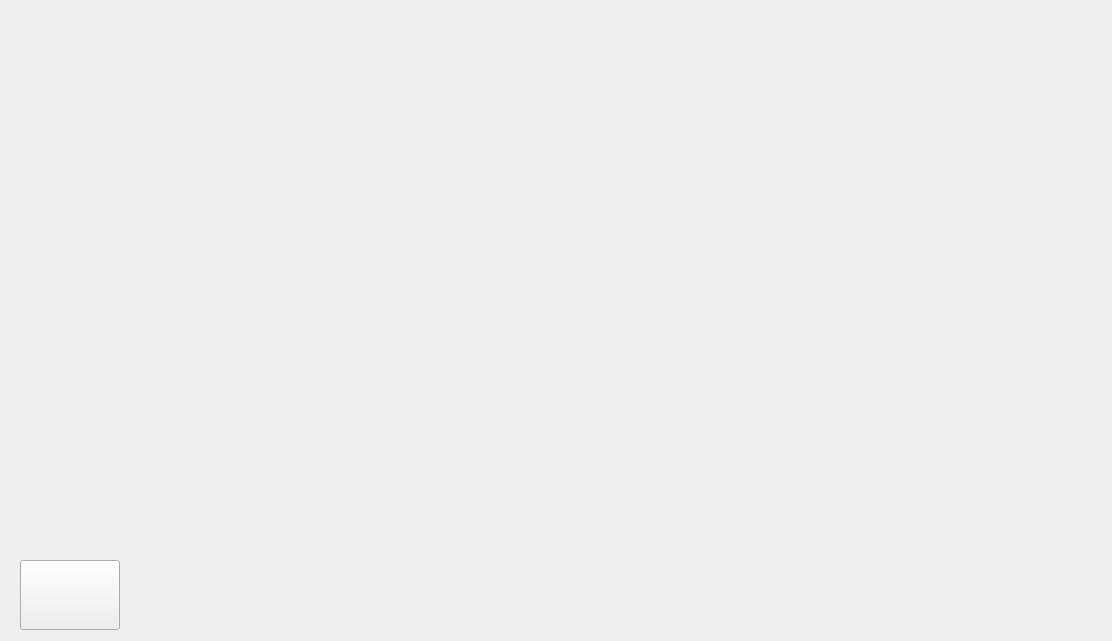
<?xml version="1.0" encoding="UTF-8"?>
<ui version="4.0">
 <class>PVE</class>
 <widget class="QWidget" name="PVE">
  <property name="geometry">
   <rect>
    <x>0</x>
    <y>0</y>
    <width>1112</width>
    <height>641</height>
   </rect>
  </property>
  <property name="windowTitle">
   <string>PVE</string>
  </property>
  <layout class="QGridLayout" name="gridLayout">
   <property name="leftMargin">
    <number>0</number>
   </property>
   <property name="topMargin">
    <number>0</number>
   </property>
   <property name="rightMargin">
    <number>0</number>
   </property>
   <property name="bottomMargin">
    <number>0</number>
   </property>
   <property name="spacing">
    <number>0</number>
   </property>
   <item row="0" column="0">
    <widget class="QStackedWidget" name="stackedWidget">
     <widget class="QWidget" name="playing">
      <widget class="GameBoard" name="gameBoard" native="true">
       <property name="geometry">
        <rect>
         <x>0</x>
         <y>0</y>
         <width>1112</width>
         <height>641</height>
        </rect>
       </property>
      </widget>
      <widget class="MainSceneButton" name="escape">
       <property name="geometry">
        <rect>
         <x>20</x>
         <y>560</y>
         <width>100</width>
         <height>70</height>
        </rect>
       </property>
       <property name="text">
        <string/>
       </property>
       <property name="icon">
        <iconset resource="testWidget.qrc">
         <normaloff>:/button/Resources/button/Exit_button.png</normaloff>:/button/Resources/button/Exit_button.png</iconset>
       </property>
       <property name="iconSize">
        <size>
         <width>100</width>
         <height>70</height>
        </size>
       </property>
      </widget>
     </widget>
     <widget class="QWidget" name="gameOver">
      <property name="styleSheet">
       <string notr="true"/>
      </property>
      <widget class="QLabel" name="askIfContinue">
       <property name="geometry">
        <rect>
         <x>300</x>
         <y>360</y>
         <width>491</width>
         <height>301</height>
        </rect>
       </property>
       <property name="font">
        <font>
         <pointsize>50</pointsize>
        </font>
       </property>
       <property name="styleSheet">
        <string notr="true">color: rgb(255, 255, 255);</string>
       </property>
       <property name="text">
        <string>Continue?</string>
       </property>
       <property name="alignment">
        <set>Qt::AlignCenter</set>
       </property>
      </widget>
      <widget class="QPushButton" name="continueGame">
       <property name="geometry">
        <rect>
         <x>60</x>
         <y>490</y>
         <width>100</width>
         <height>70</height>
        </rect>
       </property>
       <property name="text">
        <string/>
       </property>
       <property name="icon">
        <iconset resource="testWidget.qrc">
         <normaloff>:/button/Resources/button/YES_button.png</normaloff>:/button/Resources/button/YES_button.png</iconset>
       </property>
       <property name="iconSize">
        <size>
         <width>100</width>
         <height>70</height>
        </size>
       </property>
      </widget>
      <widget class="QPushButton" name="quitGame">
       <property name="geometry">
        <rect>
         <x>920</x>
         <y>490</y>
         <width>100</width>
         <height>70</height>
        </rect>
       </property>
       <property name="text">
        <string/>
       </property>
       <property name="icon">
        <iconset resource="testWidget.qrc">
         <normaloff>:/button/Resources/button/NO_button.png</normaloff>:/button/Resources/button/NO_button.png</iconset>
       </property>
       <property name="iconSize">
        <size>
         <width>100</width>
         <height>70</height>
        </size>
       </property>
      </widget>
      <widget class="QLabel" name="movie">
       <property name="geometry">
        <rect>
         <x>180</x>
         <y>10</y>
         <width>731</width>
         <height>441</height>
        </rect>
       </property>
       <property name="text">
        <string/>
       </property>
      </widget>
      <widget class="QLabel" name="backPic">
       <property name="geometry">
        <rect>
         <x>0</x>
         <y>0</y>
         <width>1112</width>
         <height>641</height>
        </rect>
       </property>
       <property name="styleSheet">
        <string notr="true">background-image: url(:/background/Resources/background/wall.png);</string>
       </property>
       <property name="text">
        <string/>
       </property>
      </widget>
      <zorder>backPic</zorder>
      <zorder>askIfContinue</zorder>
      <zorder>continueGame</zorder>
      <zorder>quitGame</zorder>
      <zorder>movie</zorder>
     </widget>
    </widget>
   </item>
  </layout>
 </widget>
 <layoutdefault spacing="6" margin="11"/>
 <customwidgets>
  <customwidget>
   <class>MainSceneButton</class>
   <extends>QPushButton</extends>
   <header location="global">mainscenebutton.h</header>
  </customwidget>
  <customwidget>
   <class>GameBoard</class>
   <extends>QWidget</extends>
   <header location="global">Gameboard.h</header>
   <container>1</container>
  </customwidget>
 </customwidgets>
 <resources>
  <include location="testWidget.qrc"/>
 </resources>
 <connections>
  <connection>
   <sender>escape</sender>
   <signal>clicked()</signal>
   <receiver>PVE</receiver>
   <slot>escape()</slot>
   <hints>
    <hint type="sourcelabel">
     <x>79</x>
     <y>591</y>
    </hint>
    <hint type="destinationlabel">
     <x>129</x>
     <y>676</y>
    </hint>
   </hints>
  </connection>
  <connection>
   <sender>continueGame</sender>
   <signal>clicked()</signal>
   <receiver>PVE</receiver>
   <slot>continueGame()</slot>
   <hints>
    <hint type="sourcelabel">
     <x>150</x>
     <y>608</y>
    </hint>
    <hint type="destinationlabel">
     <x>170</x>
     <y>688</y>
    </hint>
   </hints>
  </connection>
  <connection>
   <sender>quitGame</sender>
   <signal>clicked()</signal>
   <receiver>PVE</receiver>
   <slot>quitGame()</slot>
   <hints>
    <hint type="sourcelabel">
     <x>994</x>
     <y>626</y>
    </hint>
    <hint type="destinationlabel">
     <x>972</x>
     <y>708</y>
    </hint>
   </hints>
  </connection>
 </connections>
 <slots>
  <slot>escape()</slot>
  <slot>continueGame()</slot>
  <slot>quitGame()</slot>
 </slots>
</ui>
